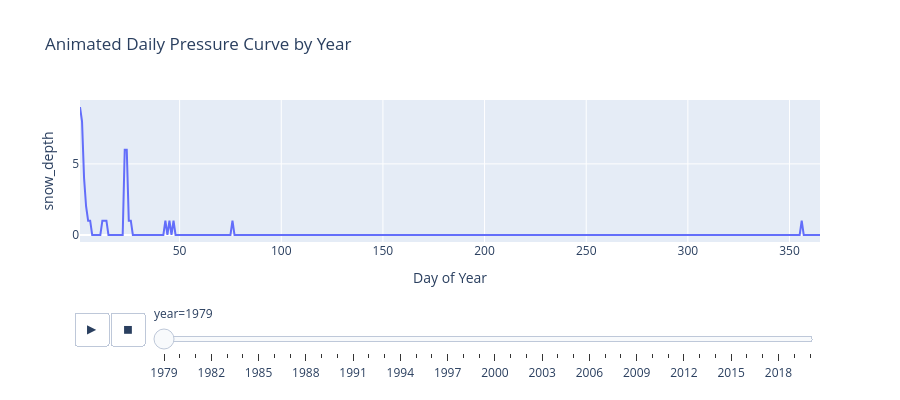

The cell this chart's notebook holds for it:
### Code cell
fig = px.line(df, x="day", y="snow_depth", animation_frame="year", title="Animated Daily Pressure Curve by Year",
              labels={"pressure": "Pressure (Pa)", "day": "Day of Year"}, height=400)
fig.show()

### Figure 1 — Plotly figure (JSON) as saved in the notebook; plotly's stock layout.template omitted (floating-point values rounded to 4 significant figures; data arrays with more than 128 entries replaced by an {"elided": "..."} marker saying what was removed)
{"data": [{"hovertemplate": "year=1979<br>Day of Year=%{x}<br>snow_depth=%{y}<extra></extra>", "legendgroup": "", "line": {"color": "#636efa", "dash": "solid"}, "marker": {"symbol": "circle"}, "mode": "lines", "name": "", "orientation": "v", "showlegend": false, "type": "scatter", "x": {"elided": "364 int values"}, "xaxis": "x", "y": {"elided": "364 float values"}, "yaxis": "y"}], "layout": {"height": 400, "legend": {"tracegroupgap": 0}, "sliders": [{"active": 0, "currentvalue": {"prefix": "year="}, "len": 0.9, "pad": {"b": 10, "t": 60}, "steps": [{"args": [["1979"], {"frame": {"duration": 0, "redraw": false}, "fromcurrent": true, "mode": "immediate", "transition": {"duration": 0, "easing": "linear"}}], "label": "1979", "method": "animate"}, {"args": [["1980"], {"frame": {"duration": 0, "redraw": false}, "fromcurrent": true, "mode": "immediate", "transition": {"duration": 0, "easing": "linear"}}], "label": "1980", "method": "animate"}, {"args": [["1981"], {"frame": {"duration": 0, "redraw": false}, "fromcurrent": true, "mode": "immediate", "transition": {"duration": 0, "easing": "linear"}}], "label": "1981", "method": "animate"}, {"args": [["1982"], {"frame": {"duration": 0, "redraw": false}, "fromcurrent": true, "mode": "immediate", "transition": {"duration": 0, "easing": "linear"}}], "label": "1982", "method": "animate"}, {"args": [["1983"], {"frame": {"duration": 0, "redraw": false}, "fromcurrent": true, "mode": "immediate", "transition": {"duration": 0, "easing": "linear"}}], "label": "1983", "method": "animate"}, {"args": [["1984"], {"frame": {"duration": 0, "redraw": false}, "fromcurrent": true, "mode": "immediate", "transition": {"duration": 0, "easing": "linear"}}], "label": "1984", "method": "animate"}, {"args": [["1985"], {"frame": {"duration": 0, "redraw": false}, "fromcurrent": true, "mode": "immediate", "transition": {"duration": 0, "easing": "linear"}}], "label": "1985", "method": "animate"}, {"args": [["1986"], {"frame": {"duration": 0, "redraw": false}, "fromcurrent": true, "mode": "immediate", "transition": {"duration": 0, "easing": "linear"}}], "label": "1986", "method": "animate"}, {"args": [["1987"], {"frame": {"duration": 0, "redraw": false}, "fromcurrent": true, "mode": "immediate", "transition": {"duration": 0, "easing": "linear"}}], "label": "1987", "method": "animate"}, {"args": [["1988"], {"frame": {"duration": 0, "redraw": false}, "fromcurrent": true, "mode": "immediate", "transition": {"duration": 0, "easing": "linear"}}], "label": "1988", "method": "animate"}, {"args": [["1989"], {"frame": {"duration": 0, "redraw": false}, "fromcurrent": true, "mode": "immediate", "transition": {"duration": 0, "easing": "linear"}}], "label": "1989", "method": "animate"}, {"args": [["1990"], {"frame": {"duration": 0, "redraw": false}, "fromcurrent": true, "mode": "immediate", "transition": {"duration": 0, "easing": "linear"}}], "label": "1990", "method": "animate"}, {"args": [["1991"], {"frame": {"duration": 0, "redraw": false}, "fromcurrent": true, "mode": "immediate", "transition": {"duration": 0, "easing": "linear"}}], "label": "1991", "method": "animate"}, {"args": [["1992"], {"frame": {"duration": 0, "redraw": false}, "fromcurrent": true, "mode": "immediate", "transition": {"duration": 0, "easing": "linear"}}], "label": "1992", "method": "animate"}, {"args": [["1993"], {"frame": {"duration": 0, "redraw": false}, "fromcurrent": true, "mode": "immediate", "transition": {"duration": 0, "easing": "linear"}}], "label": "1993", "method": "animate"}, {"args": [["1994"], {"frame": {"duration": 0, "redraw": false}, "fromcurrent": true, "mode": "immediate", "transition": {"duration": 0, "easing": "linear"}}], "label": "1994", "method": "animate"}, {"args": [["1995"], {"frame": {"duration": 0, "redraw": false}, "fromcurrent": true, "mode": "immediate", "transition": {"duration": 0, "easing": "linear"}}], "label": "1995", "method": "animate"}, {"args": [["1996"], {"frame": {"duration": 0, "redraw": false}, "fromcurrent": true, "mode": "immediate", "transition": {"duration": 0, "easing": "linear"}}], "label": "1996", "method": "animate"}, {"args": [["1997"], {"frame": {"duration": 0, "redraw": false}, "fromcurrent": true, "mode": "immediate", "transition": {"duration": 0, "easing": "linear"}}], "label": "1997", "method": "animate"}, {"args": [["1998"], {"frame": {"duration": 0, "redraw": false}, "fromcurrent": true, "mode": "immediate", "transition": {"duration": 0, "easing": "linear"}}], "label": "1998", "method": "animate"}, {"args": [["1999"], {"frame": {"duration": 0, "redraw": false}, "fromcurrent": true, "mode": "immediate", "transition": {"duration": 0, "easing": "linear"}}], "label": "1999", "method": "animate"}, {"args": [["2000"], {"frame": {"duration": 0, "redraw": false}, "fromcurrent": true, "mode": "immediate", "transition": {"duration": 0, "easing": "linear"}}], "label": "2000", "method": "animate"}, {"args": [["2001"], {"frame": {"duration": 0, "redraw": false}, "fromcurrent": true, "mode": "immediate", "transition": {"duration": 0, "easing": "linear"}}], "label": "2001", "method": "animate"}, {"args": [["2002"], {"frame": {"duration": 0, "redraw": false}, "fromcurrent": true, "mode": "immediate", "transition": {"duration": 0, "easing": "linear"}}], "label": "2002", "method": "animate"}, {"args": [["2003"], {"frame": {"duration": 0, "redraw": false}, "fromcurrent": true, "mode": "immediate", "transition": {"duration": 0, "easing": "linear"}}], "label": "2003", "method": "animate"}, {"args": [["2004"], {"frame": {"duration": 0, "redraw": false}, "fromcurrent": true, "mode": "immediate", "transition": {"duration": 0, "easing": "linear"}}], "label": "2004", "method": "animate"}, {"args": [["2005"], {"frame": {"duration": 0, "redraw": false}, "fromcurrent": true, "mode": "immediate", "transition": {"duration": 0, "easing": "linear"}}], "label": "2005", "method": "animate"}, {"args": [["2006"], {"frame": {"duration": 0, "redraw": false}, "fromcurrent": true, "mode": "immediate", "transition": {"duration": 0, "easing": "linear"}}], "label": "2006", "method": "animate"}, {"args": [["2007"], {"frame": {"duration": 0, "redraw": false}, "fromcurrent": true, "mode": "immediate", "transition": {"duration": 0, "easing": "linear"}}], "label": "2007", "method": "animate"}, {"args": [["2008"], {"frame": {"duration": 0, "redraw": false}, "fromcurrent": true, "mode": "immediate", "transition": {"duration": 0, "easing": "linear"}}], "label": "2008", "method": "animate"}, {"args": [["2009"], {"frame": {"duration": 0, "redraw": false}, "fromcurrent": true, "mode": "immediate", "transition": {"duration": 0, "easing": "linear"}}], "label": "2009", "method": "animate"}, {"args": [["2010"], {"frame": {"duration": 0, "redraw": false}, "fromcurrent": true, "mode": "immediate", "transition": {"duration": 0, "easing": "linear"}}], "label": "2010", "method": "animate"}, {"args": [["2011"], {"frame": {"duration": 0, "redraw": false}, "fromcurrent": true, "mode": "immediate", "transition": {"duration": 0, "easing": "linear"}}], "label": "2011", "method": "animate"}, {"args": [["2012"], {"frame": {"duration": 0, "redraw": false}, "fromcurrent": true, "mode": "immediate", "transition": {"duration": 0, "easing": "linear"}}], "label": "2012", "method": "animate"}, {"args": [["2013"], {"frame": {"duration": 0, "redraw": false}, "fromcurrent": true, "mode": "immediate", "transition": {"duration": 0, "easing": "linear"}}], "label": "2013", "method": "animate"}, {"args": [["2014"], {"frame": {"duration": 0, "redraw": false}, "fromcurrent": true, "mode": "immediate", "transition": {"duration": 0, "easing": "linear"}}], "label": "2014", "method": "animate"}, {"args": [["2015"], {"frame": {"duration": 0, "redraw": false}, "fromcurrent": true, "mode": "immediate", "transition": {"duration": 0, "easing": "linear"}}], "label": "2015", "method": "animate"}, {"args": [["2016"], {"frame": {"duration": 0, "redraw": false}, "fromcurrent": true, "mode": "immediate", "transition": {"duration": 0, "easing": "linear"}}], "label": "2016", "method": "animate"}, {"args": [["2017"], {"frame": {"duration": 0, "redraw": false}, "fromcurrent": true, "mode": "immediate", "transition": {"duration": 0, "easing": "linear"}}], "label": "2017", "method": "animate"}, {"args": [["2018"], {"frame": {"duration": 0, "redraw": false}, "fromcurrent": true, "mode": "immediate", "transition": {"duration": 0, "easing": "linear"}}], "label": "2018", "method": "animate"}, {"args": [["2019"], {"frame": {"duration": 0, "redraw": false}, "fromcurrent": true, "mode": "immediate", "transition": {"duration": 0, "easing": "linear"}}], "label": "2019", "method": "animate"}, {"args": [["2020"], {"frame": {"duration": 0, "redraw": false}, "fromcurrent": true, "mode": "immediate", "transition": {"duration": 0, "easing": "linear"}}], "label": "2020", "method": "animate"}], "x": 0.1, "xanchor": "left", "y": 0, "yanchor": "top"}], "title": {"text": "Animated Daily Pressure Curve by Year"}, "updatemenus": [{"buttons": [{"args": [null, {"frame": {"duration": 500, "redraw": false}, "fromcurrent": true, "mode": "immediate", "transition": {"duration": 500, "easing": "linear"}}], "label": "&#9654;", "method": "animate"}, {"args": [[null], {"frame": {"duration": 0, "redraw": false}, "fromcurrent": true, "mode": "immediate", "transition": {"duration": 0, "easing": "linear"}}], "label": "&#9724;", "method": "animate"}], "direction": "left", "pad": {"r": 10, "t": 70}, "showactive": false, "type": "buttons", "x": 0.1, "xanchor": "right", "y": 0, "yanchor": "top"}], "xaxis": {"anchor": "y", "domain": [0, 1], "title": {"text": "Day of Year"}}, "yaxis": {"anchor": "x", "domain": [0, 1], "title": {"text": "snow_depth"}}}}
